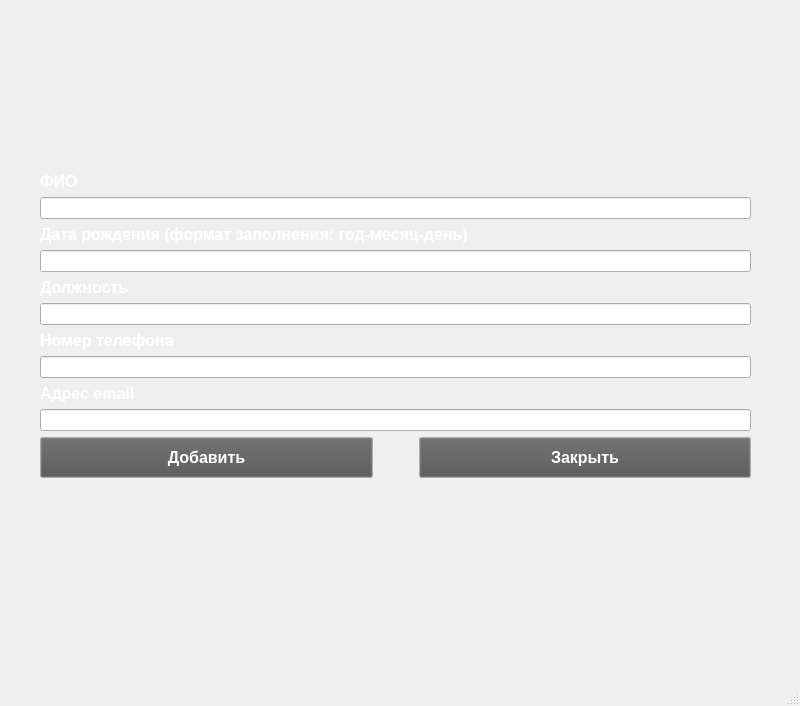
<?xml version="1.0" encoding="UTF-8"?>
<ui version="4.0">
 <class>StaffTableInsertWindow</class>
 <widget class="QMainWindow" name="StaffTableInsertWindow">
  <property name="geometry">
   <rect>
    <x>0</x>
    <y>0</y>
    <width>800</width>
    <height>706</height>
   </rect>
  </property>
  <property name="windowTitle">
   <string>MainWindow</string>
  </property>
  <widget class="QWidget" name="centralwidget">
   <widget class="QWidget" name="gridLayoutWidget">
    <property name="geometry">
     <rect>
      <x>0</x>
      <y>0</y>
      <width>791</width>
      <height>651</height>
     </rect>
    </property>
    <layout class="QGridLayout" name="gridLayout">
     <item row="1" column="0">
      <spacer name="horizontalSpacer_2">
       <property name="orientation">
        <enum>Qt::Orientation::Horizontal</enum>
       </property>
       <property name="sizeType">
        <enum>QSizePolicy::Policy::Fixed</enum>
       </property>
       <property name="sizeHint" stdset="0">
        <size>
         <width>40</width>
         <height>20</height>
        </size>
       </property>
      </spacer>
     </item>
     <item row="0" column="2">
      <spacer name="verticalSpacer">
       <property name="orientation">
        <enum>Qt::Orientation::Vertical</enum>
       </property>
       <property name="sizeType">
        <enum>QSizePolicy::Policy::Fixed</enum>
       </property>
       <property name="sizeHint" stdset="0">
        <size>
         <width>20</width>
         <height>40</height>
        </size>
       </property>
      </spacer>
     </item>
     <item row="1" column="3">
      <spacer name="horizontalSpacer">
       <property name="orientation">
        <enum>Qt::Orientation::Horizontal</enum>
       </property>
       <property name="sizeType">
        <enum>QSizePolicy::Policy::Fixed</enum>
       </property>
       <property name="sizeHint" stdset="0">
        <size>
         <width>40</width>
         <height>20</height>
        </size>
       </property>
      </spacer>
     </item>
     <item row="2" column="2">
      <spacer name="verticalSpacer_2">
       <property name="orientation">
        <enum>Qt::Orientation::Vertical</enum>
       </property>
       <property name="sizeType">
        <enum>QSizePolicy::Policy::Fixed</enum>
       </property>
       <property name="sizeHint" stdset="0">
        <size>
         <width>20</width>
         <height>40</height>
        </size>
       </property>
      </spacer>
     </item>
     <item row="1" column="2">
      <layout class="QVBoxLayout" name="verticalLayout">
       <property name="sizeConstraint">
        <enum>QLayout::SizeConstraint::SetFixedSize</enum>
       </property>
       <item>
        <widget class="QLabel" name="nameLabel">
         <property name="sizePolicy">
          <sizepolicy hsizetype="Fixed" vsizetype="Fixed">
           <horstretch>0</horstretch>
           <verstretch>0</verstretch>
          </sizepolicy>
         </property>
         <property name="palette">
          <palette>
           <active>
            <colorrole role="WindowText">
             <brush brushstyle="SolidPattern">
              <color alpha="255">
               <red>255</red>
               <green>255</green>
               <blue>255</blue>
              </color>
             </brush>
            </colorrole>
           </active>
           <inactive>
            <colorrole role="WindowText">
             <brush brushstyle="SolidPattern">
              <color alpha="255">
               <red>255</red>
               <green>255</green>
               <blue>255</blue>
              </color>
             </brush>
            </colorrole>
           </inactive>
           <disabled/>
          </palette>
         </property>
         <property name="font">
          <font>
           <pointsize>12</pointsize>
           <bold>true</bold>
          </font>
         </property>
         <property name="text">
          <string>ФИО</string>
         </property>
        </widget>
       </item>
       <item>
        <widget class="QLineEdit" name="nameLineEdit"/>
       </item>
       <item>
        <widget class="QLabel" name="yearLabel">
         <property name="sizePolicy">
          <sizepolicy hsizetype="Fixed" vsizetype="Fixed">
           <horstretch>0</horstretch>
           <verstretch>0</verstretch>
          </sizepolicy>
         </property>
         <property name="palette">
          <palette>
           <active>
            <colorrole role="WindowText">
             <brush brushstyle="SolidPattern">
              <color alpha="255">
               <red>255</red>
               <green>255</green>
               <blue>255</blue>
              </color>
             </brush>
            </colorrole>
           </active>
           <inactive>
            <colorrole role="WindowText">
             <brush brushstyle="SolidPattern">
              <color alpha="255">
               <red>255</red>
               <green>255</green>
               <blue>255</blue>
              </color>
             </brush>
            </colorrole>
           </inactive>
           <disabled/>
          </palette>
         </property>
         <property name="font">
          <font>
           <pointsize>12</pointsize>
           <bold>true</bold>
          </font>
         </property>
         <property name="text">
          <string>Дата рождения (формат заполнения: год-месяц-день)</string>
         </property>
        </widget>
       </item>
       <item>
        <widget class="QLineEdit" name="yearLineEdit"/>
       </item>
       <item>
        <widget class="QLabel" name="statusLabel_3">
         <property name="sizePolicy">
          <sizepolicy hsizetype="Fixed" vsizetype="Fixed">
           <horstretch>0</horstretch>
           <verstretch>0</verstretch>
          </sizepolicy>
         </property>
         <property name="palette">
          <palette>
           <active>
            <colorrole role="WindowText">
             <brush brushstyle="SolidPattern">
              <color alpha="255">
               <red>255</red>
               <green>255</green>
               <blue>255</blue>
              </color>
             </brush>
            </colorrole>
           </active>
           <inactive>
            <colorrole role="WindowText">
             <brush brushstyle="SolidPattern">
              <color alpha="255">
               <red>255</red>
               <green>255</green>
               <blue>255</blue>
              </color>
             </brush>
            </colorrole>
           </inactive>
           <disabled/>
          </palette>
         </property>
         <property name="font">
          <font>
           <pointsize>12</pointsize>
           <bold>true</bold>
          </font>
         </property>
         <property name="text">
          <string>Должность</string>
         </property>
        </widget>
       </item>
       <item>
        <widget class="QLineEdit" name="postLineEdit"/>
       </item>
       <item>
        <widget class="QLabel" name="phoneLabel">
         <property name="sizePolicy">
          <sizepolicy hsizetype="Fixed" vsizetype="Fixed">
           <horstretch>0</horstretch>
           <verstretch>0</verstretch>
          </sizepolicy>
         </property>
         <property name="minimumSize">
          <size>
           <width>100</width>
           <height>0</height>
          </size>
         </property>
         <property name="palette">
          <palette>
           <active>
            <colorrole role="WindowText">
             <brush brushstyle="SolidPattern">
              <color alpha="255">
               <red>255</red>
               <green>255</green>
               <blue>255</blue>
              </color>
             </brush>
            </colorrole>
           </active>
           <inactive>
            <colorrole role="WindowText">
             <brush brushstyle="SolidPattern">
              <color alpha="255">
               <red>255</red>
               <green>255</green>
               <blue>255</blue>
              </color>
             </brush>
            </colorrole>
           </inactive>
           <disabled/>
          </palette>
         </property>
         <property name="font">
          <font>
           <pointsize>12</pointsize>
           <bold>true</bold>
          </font>
         </property>
         <property name="text">
          <string>Номер телефона</string>
         </property>
        </widget>
       </item>
       <item>
        <widget class="QLineEdit" name="phoneLineEdit"/>
       </item>
       <item>
        <widget class="QLabel" name="emailLabel">
         <property name="sizePolicy">
          <sizepolicy hsizetype="Fixed" vsizetype="Fixed">
           <horstretch>0</horstretch>
           <verstretch>0</verstretch>
          </sizepolicy>
         </property>
         <property name="palette">
          <palette>
           <active>
            <colorrole role="WindowText">
             <brush brushstyle="SolidPattern">
              <color alpha="255">
               <red>255</red>
               <green>255</green>
               <blue>255</blue>
              </color>
             </brush>
            </colorrole>
           </active>
           <inactive>
            <colorrole role="WindowText">
             <brush brushstyle="SolidPattern">
              <color alpha="255">
               <red>255</red>
               <green>255</green>
               <blue>255</blue>
              </color>
             </brush>
            </colorrole>
           </inactive>
           <disabled/>
          </palette>
         </property>
         <property name="font">
          <font>
           <pointsize>12</pointsize>
           <bold>true</bold>
          </font>
         </property>
         <property name="text">
          <string>Адрес email</string>
         </property>
        </widget>
       </item>
       <item>
        <widget class="QLineEdit" name="emailLineEdit"/>
       </item>
       <item>
        <layout class="QHBoxLayout" name="horizontalLayout">
         <property name="sizeConstraint">
          <enum>QLayout::SizeConstraint::SetMinAndMaxSize</enum>
         </property>
         <item>
          <widget class="QPushButton" name="insertButton">
           <property name="minimumSize">
            <size>
             <width>200</width>
             <height>41</height>
            </size>
           </property>
           <property name="palette">
            <palette>
             <active>
              <colorrole role="Button">
               <brush brushstyle="SolidPattern">
                <color alpha="255">
                 <red>84</red>
                 <green>84</green>
                 <blue>84</blue>
                </color>
               </brush>
              </colorrole>
              <colorrole role="ButtonText">
               <brush brushstyle="SolidPattern">
                <color alpha="255">
                 <red>255</red>
                 <green>255</green>
                 <blue>255</blue>
                </color>
               </brush>
              </colorrole>
             </active>
             <inactive>
              <colorrole role="Button">
               <brush brushstyle="SolidPattern">
                <color alpha="255">
                 <red>84</red>
                 <green>84</green>
                 <blue>84</blue>
                </color>
               </brush>
              </colorrole>
              <colorrole role="ButtonText">
               <brush brushstyle="SolidPattern">
                <color alpha="255">
                 <red>255</red>
                 <green>255</green>
                 <blue>255</blue>
                </color>
               </brush>
              </colorrole>
             </inactive>
             <disabled>
              <colorrole role="Button">
               <brush brushstyle="SolidPattern">
                <color alpha="255">
                 <red>84</red>
                 <green>84</green>
                 <blue>84</blue>
                </color>
               </brush>
              </colorrole>
             </disabled>
            </palette>
           </property>
           <property name="font">
            <font>
             <pointsize>12</pointsize>
             <bold>true</bold>
            </font>
           </property>
           <property name="text">
            <string>Добавить</string>
           </property>
          </widget>
         </item>
         <item>
          <spacer name="horizontalSpacer_3">
           <property name="orientation">
            <enum>Qt::Orientation::Horizontal</enum>
           </property>
           <property name="sizeType">
            <enum>QSizePolicy::Policy::Fixed</enum>
           </property>
           <property name="sizeHint" stdset="0">
            <size>
             <width>40</width>
             <height>20</height>
            </size>
           </property>
          </spacer>
         </item>
         <item>
          <widget class="QPushButton" name="closeButton">
           <property name="minimumSize">
            <size>
             <width>200</width>
             <height>41</height>
            </size>
           </property>
           <property name="palette">
            <palette>
             <active>
              <colorrole role="Button">
               <brush brushstyle="SolidPattern">
                <color alpha="255">
                 <red>84</red>
                 <green>84</green>
                 <blue>84</blue>
                </color>
               </brush>
              </colorrole>
              <colorrole role="ButtonText">
               <brush brushstyle="SolidPattern">
                <color alpha="255">
                 <red>255</red>
                 <green>255</green>
                 <blue>255</blue>
                </color>
               </brush>
              </colorrole>
             </active>
             <inactive>
              <colorrole role="Button">
               <brush brushstyle="SolidPattern">
                <color alpha="255">
                 <red>84</red>
                 <green>84</green>
                 <blue>84</blue>
                </color>
               </brush>
              </colorrole>
              <colorrole role="ButtonText">
               <brush brushstyle="SolidPattern">
                <color alpha="255">
                 <red>255</red>
                 <green>255</green>
                 <blue>255</blue>
                </color>
               </brush>
              </colorrole>
             </inactive>
             <disabled>
              <colorrole role="Button">
               <brush brushstyle="SolidPattern">
                <color alpha="255">
                 <red>84</red>
                 <green>84</green>
                 <blue>84</blue>
                </color>
               </brush>
              </colorrole>
             </disabled>
            </palette>
           </property>
           <property name="font">
            <font>
             <pointsize>12</pointsize>
             <bold>true</bold>
            </font>
           </property>
           <property name="text">
            <string>Закрыть</string>
           </property>
          </widget>
         </item>
        </layout>
       </item>
      </layout>
     </item>
    </layout>
   </widget>
  </widget>
  <widget class="QMenuBar" name="menubar">
   <property name="geometry">
    <rect>
     <x>0</x>
     <y>0</y>
     <width>800</width>
     <height>21</height>
    </rect>
   </property>
  </widget>
  <widget class="QStatusBar" name="statusbar"/>
 </widget>
 <resources/>
 <connections/>
</ui>
